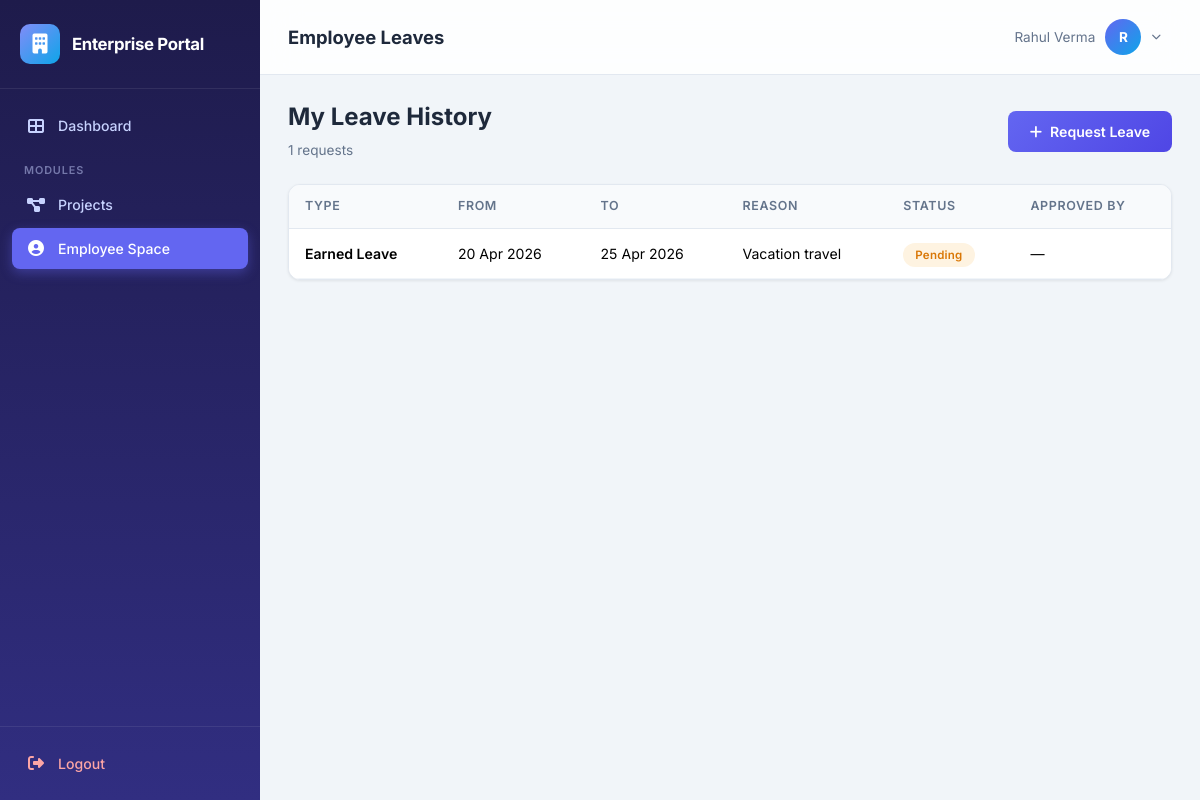
Page /employee/leaves (signed in) on the committed database.
### app/models.py (models this page shows, shortened)
class Module(db.Model):
    __tablename__ = 'modules'
    id = db.Column(db.Integer, primary_key=True)
    name = db.Column(db.String(50), unique=True, nullable=False)
    slug = db.Column(db.String(50), unique=True, nullable=False)
    description = db.Column(db.String(200), default='')
    icon = db.Column(db.String(50), default='fas fa-cube')

class User(UserMixin, db.Model):
    __tablename__ = 'users'
    id = db.Column(db.Integer, primary_key=True)
    username = db.Column(db.String(80), unique=True, nullable=False, index=True)
    email = db.Column(db.String(120), unique=True, nullable=False)
    password_hash = db.Column(db.String(256), nullable=False)
    full_name = db.Column(db.String(150), nullable=False)
    phone = db.Column(db.String(20), default='')
    is_admin = db.Column(db.Boolean, default=False)
    is_active_user = db.Column(db.Boolean, default=True)
    must_change_password = db.Column(db.Boolean, default=False)
    created_at = db.Column(db.DateTime, default=datetime.utcnow)
    modules = db.relationship('Module', secondary='user_modules', backref=db.backref('users', lazy='dynamic'))
    employee = db.relationship('Employee', backref='user', uselist=False, lazy='joined')
    tasks_assigned = db.relationship('Task', backref='assignee', foreign_keys='Task.assigned_to')
    expenses = db.relationship('Expense', backref='submitter', foreign_keys='Expense.submitted_by')
    projects_created = db.relationship('Project', backref='creator', foreign_keys='Project.created_by')
    def has_module(self, slug):
        return any(m.slug == slug for m in self.modules)
    @property
    def is_active(self):
        return self.is_active_user

class Leave(db.Model):
    __tablename__ = 'leaves'
    id = db.Column(db.Integer, primary_key=True)
    employee_id = db.Column(db.Integer, db.ForeignKey('employees.id', ondelete='CASCADE'), nullable=False)
    leave_type = db.Column(db.String(30), nullable=False)          # Casual, Sick, Earned
    start_date = db.Column(db.Date, nullable=False)
    end_date = db.Column(db.Date, nullable=False)
    total_days = db.Column(db.Integer, default=1)
    status = db.Column(db.String(20), default='Pending')           # Pending, Approved, Rejected
    reason = db.Column(db.Text, default='')
    rejection_reason = db.Column(db.Text, default='')
    approved_by = db.Column(db.Integer, db.ForeignKey('users.id'), nullable=True)
    created_at = db.Column(db.DateTime, default=datetime.utcnow)
    approver = db.relationship('User', foreign_keys=[approved_by])

### app/employee/routes.py (the view)
@bp.route('/leaves')
@module_required('employee')
def my_leaves():
    employee = current_user.employee
    leaves = []
    leave_balances = []
    if employee:
        leaves = Leave.query.filter_by(employee_id=employee.id)\
            .order_by(Leave.created_at.desc()).all()
        from app.hr.services import get_all_leave_balances
        leave_balances = get_all_leave_balances(employee.id)
    return render_template('employee/my_leaves.html', leaves=leaves,
                           leave_balances=leave_balances)

### app/hr/services.py (called while the page is built)
def get_all_leave_balances(employee_id, year=None):
    year = year or date.today().year
    return LeaveBalance.query.filter_by(
        employee_id=employee_id, year=year
    ).all()

### app/templates/employee/my_leaves.html (shortened to what this page needs)
{% extends "base.html" %}
{% block page_title %}Employee Leaves{% endblock %}
{% block content %}
<div class="d-flex justify-content-between align-items-center mb-4">
    <div>
        <h4 style="font-weight:700;">My Leave History</h4>
        <p style="color:var(--text-secondary); font-size:0.85rem; margin:0;">{{ leaves | length }} requests</p>
    </div>
    <a href="{{ url_for('employee.request_leave') }}" class="btn btn-primary" id="btn-request-leave">
        <i class="fas fa-plus me-2"></i>Request Leave
    </a>
</div>
<div class="data-card">
    <div class="table-responsive">
        <table class="table">
            <thead>
                <tr>
                    <th>Type</th>
                    <th>From</th>
                    <th>To</th>
                    <th>Reason</th>
                    <th>Status</th>
                    <th>Approved By</th>
                </tr>
            </thead>
            <tbody>
                {% for leave in leaves %}
                <tr>
                    <td class="fw-semibold">{{ leave.leave_type }}</td>
                    <td>{{ leave.start_date.strftime('%d %b %Y') }}</td>
                    <td>{{ leave.end_date.strftime('%d %b %Y') }}</td>
                    <td style="max-width:200px;">{{ leave.reason[:80] }}{% if leave.reason|length > 80 %}…{% endif %}</td>
                    <td><span class="badge-status badge-{{ leave.status | lower }}">{{ leave.status }}</span></td>
                    <td>{{ leave.approver.full_name if leave.approver else '—' }}</td>
                </tr>
                {% else %}
                <tr><td colspan="6" class="text-center py-4" style="color:var(--text-secondary);">No leave requests yet</td></tr>
                {% endfor %}
            </tbody>
        </table>
    </div>
</div>
{% endblock %}

### app/templates/base.html (shortened to what this page needs)
<!DOCTYPE html>
<html lang="en">
<head>
    <link href="https://cdn.jsdelivr.net/npm/bootstrap@5.3.3/dist/css/bootstrap.min.css" rel="stylesheet">
    <link href="https://cdnjs.cloudflare.com/ajax/libs/font-awesome/6.5.1/css/all.min.css" rel="stylesheet">
    <link rel="stylesheet" href="{{ url_for('static', filename='css/style.css') }}">
</head>
<body>
    <aside id="sidebar" class="sidebar">
        <div class="sidebar-brand">
            <div class="brand-icon">
                <i class="fas fa-building"></i>
            </div>
            <h5>Enterprise Portal</h5>
        </div>
        <nav class="sidebar-nav">
            <a href="{{ url_for('main_dashboard') }}" class="nav-link">
                <i class="fas fa-th-large"></i>
                <span>Dashboard</span>
            </a>
            <div class="nav-label">Modules</div>
            {% for mod in user_modules %}
                {% if mod.slug == 'admin' %}
                <a href="{{ url_for('admin.dashboard') }}" class="nav-link" id="nav-admin">
                    <i class="fas fa-shield-halved"></i>
                    <span>Admin</span>
                </a>
                {% elif mod.slug == 'hr' %}
                <a href="{{ url_for('hr.dashboard') }}" class="nav-link" id="nav-hr">
                    <i class="fas fa-people-group"></i>
                    <span>HR</span>
                </a>
                {% elif mod.slug == 'pm' %}
                <a href="{{ url_for('pm.dashboard') }}" class="nav-link" id="nav-pm">
                    <i class="fas fa-diagram-project"></i>
                    <span>Projects</span>
                </a>
                {% elif mod.slug == 'finance' %}
                <a href="{{ url_for('finance.dashboard') }}" class="nav-link" id="nav-finance">
                    <i class="fas fa-indian-rupee-sign"></i>
                    <span>Finance</span>
                </a>
                {% elif mod.slug == 'employee' %}
                <a href="{{ url_for('employee.dashboard') }}" class="nav-link" id="nav-employee">
                    <i class="fas fa-user-circle"></i>
                    <span>Employee Space</span>
                </a>
                {% endif %}
            {% endfor %}
        </nav>
        <div class="sidebar-footer">
            <a href="{{ url_for('auth.logout') }}" class="nav-link">
                <i class="fas fa-right-from-bracket"></i>
                <span>Logout</span>
            </a>
        </div>
    </aside>
    <div class="main-content">
        <header class="top-navbar">
            <div class="d-flex align-items-center gap-3">
                <h1 class="page-title">{% block page_title %}Dashboard{% endblock %}</h1>
            </div>
            <div class="user-dropdown">
                <button class="user-dropdown-toggle" id="userDropdownBtn" type="button">
                    <span class="d-none d-md-inline" style="font-size:0.85rem; color: var(--text-secondary);">
                        {{ current_user.full_name }}
                    </span>
                    <div class="user-avatar">
                        {{ current_user.full_name[0] | upper }}
                    </div>
                    <i class="fas fa-chevron-down" style="font-size:0.6rem; color:var(--text-secondary);"></i>
                </button>
            </div>
        </header>
        <div class="page-body">
            {% block content %}{% endblock %}
        </div>
    </div>
</body>
</html>

### rows in the picture
User: full_name "Rahul Verma", full_name "R"
Leave: leave_type "Earned Leave", start_date "20 Apr 2026", end_date "25 Apr 2026", reason "Vacation travel", status "Pending", approver "—"

### other values in the picture
{{ leaves | length }} "1"
